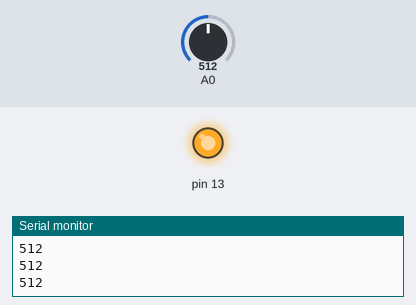
Simulated run of this sketch. Board: Arduino Uno, built with avr-gcc and run on an emulated ATmega328P. Shown: output pins drawn as LEDs (lit = HIGH), the last lines printed to the serial monitor. The inputs (shaded band) are chosen by the test bench; at power-on: A0 = 512.

Above: at 1.2 s.
1.3 s: A0 set to 0
At 1.9 s:
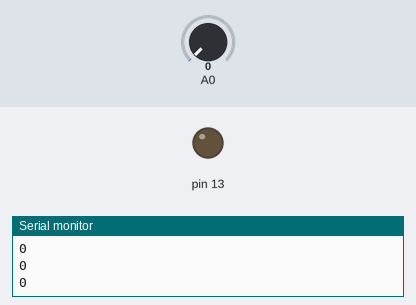
2.8 s: A0 set to 122
At 3.2 s:
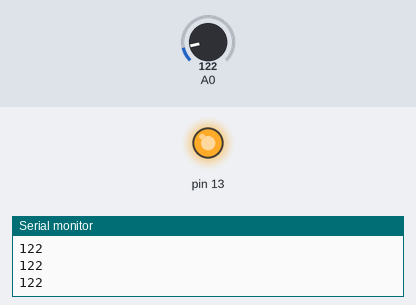
Timing chart, 0 to 5.8 s (numbered marks = the images above; inputs shaded):
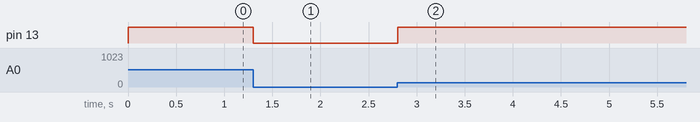

Measured:
- after the input at 1.3 s, pin 13: HIGH → LOW at once
- after the input at 2.8 s, pin 13: LOW → HIGH at once

The sketch:

proximitttt.ino
```cpp
int sensorState = 0;

void setup() {
  // pinMode(3, INPUT);
   pinMode(13, OUTPUT);
   Serial.begin(9600);
}

void loop() {
   sensorState = analogRead(A0);

   if (sensorState == LOW) {
     digitalWrite(13, LOW);
        }
   else {
      digitalWrite(13, HIGH);
   }

   Serial.println(sensorState);
}
```
